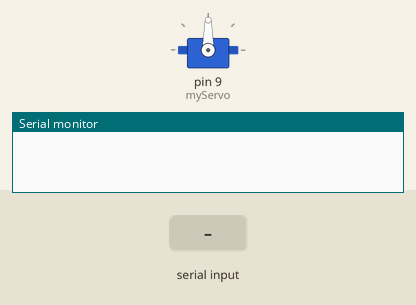
This sketch was run on a simulated Arduino Uno, built with avr-gcc and run on an emulated ATmega328P. On the bench: servo, the last lines printed to the serial monitor. The test bench sets the inputs (shaded band).

Above: at 1.2 s.
1.3 s: "1" received over the second serial link
At 2.0 s:
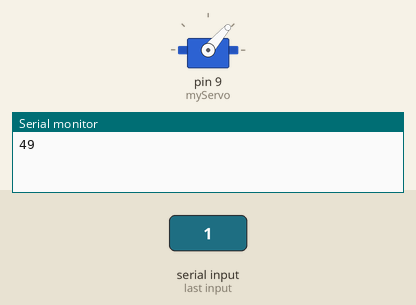
2.8 s: "0" received over the second serial link
At 3.1 s:
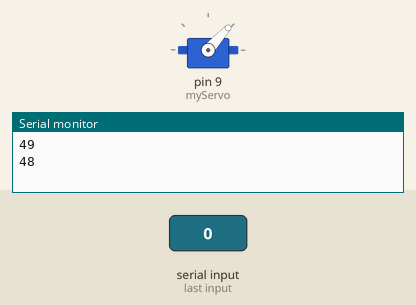
Timing chart, 0 to 5.8 s (numbered marks = the images above; inputs shaded):
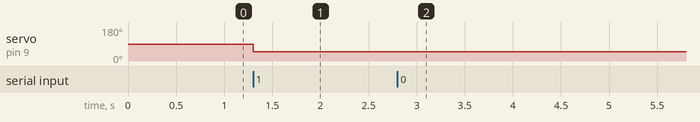

The sketch:

sketch_nov09b.ino
```cpp
#include <SoftwareSerial.h>
#include <Servo.h>
#define BTtx 10
#define BTrx 11
SoftwareSerial BT(BTtx, BTrx);
Servo myServo;

void setup()
{
  myServo.attach(9);
  BT.begin(9600);
  Serial.begin(9600);
}

void loop()
{
  if(BT.available()>0)
  {
    int servoPos = BT.read();
    Serial.println(servoPos);
    myServo.write(servoPos);
  }

}
```

Measured:
- after the input at 1.3 s, servo on pin 9 (myServo): 90° → 49° at once
- after the input at 2.8 s, servo on pin 9 (myServo): 49° → 48° at once
